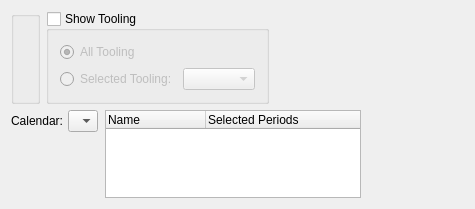
<?xml version="1.0" encoding="UTF-8"?>
<ui version="4.0">
 <comment>This file is part of the xtmfg Package for xTuple ERP,
and is Copyright (c) 1999-2017 by OpenMFG LLC, d/b/a xTuple.  It
is licensed to you under the xTuple End-User License Agreement (&quot;the
EULA&quot;), the full text of which is available at www.xtuple.com/EULA.
While the EULA gives you access to source code and encourages your
involvement in the development process, this Package is not free
software.  By using this software, you agree to be bound by the
terms of the EULA.</comment>
 <class>dspTimePhasedCapacityByWorkCenter</class>
 <widget class="QWidget" name="dspTimePhasedCapacityByWorkCenter">
  <property name="geometry">
   <rect>
    <x>0</x>
    <y>0</y>
    <width>475</width>
    <height>209</height>
   </rect>
  </property>
  <property name="windowTitle">
   <string>Time Phased Capacity by Work Center</string>
  </property>
  <layout class="QVBoxLayout" name="verticalLayout">
   <item>
    <layout class="QHBoxLayout" name="horizontalLayout">
     <item>
      <widget class="WarehouseGroup" name="_warehouse">
       <property name="title">
        <string/>
       </property>
       <property name="fixedSize">
        <bool>false</bool>
       </property>
      </widget>
     </item>
     <item>
      <widget class="QGroupBox" name="_toolingGroup">
       <property name="title">
        <string>Show Tooling</string>
       </property>
       <property name="checkable">
        <bool>true</bool>
       </property>
       <property name="checked">
        <bool>false</bool>
       </property>
       <layout class="QGridLayout" name="gridLayout_4">
        <item row="0" column="0" colspan="2">
         <widget class="QRadioButton" name="_allTooling">
          <property name="text">
           <string>All Tooling</string>
          </property>
          <property name="checked">
           <bool>true</bool>
          </property>
         </widget>
        </item>
        <item row="1" column="0">
         <widget class="QRadioButton" name="_selectedTooling">
          <property name="text">
           <string>Selected Tooling:</string>
          </property>
          <property name="checked">
           <bool>false</bool>
          </property>
         </widget>
        </item>
        <item row="1" column="1">
         <layout class="QHBoxLayout" name="horizontalLayout_2">
          <item>
           <widget class="XComboBox" name="_tooling">
            <property name="enabled">
             <bool>false</bool>
            </property>
            <property name="sizePolicy">
             <sizepolicy hsizetype="Expanding" vsizetype="Fixed">
              <horstretch>0</horstretch>
              <verstretch>0</verstretch>
             </sizepolicy>
            </property>
            <property name="maximumSize">
             <size>
              <width>300</width>
              <height>16777215</height>
             </size>
            </property>
            <property name="type">
             <enum>XComboBox::Adhoc</enum>
            </property>
           </widget>
          </item>
          <item>
           <spacer name="horizontalSpacer_3">
            <property name="orientation">
             <enum>Qt::Horizontal</enum>
            </property>
            <property name="sizeHint" stdset="0">
             <size>
              <width>0</width>
              <height>20</height>
             </size>
            </property>
           </spacer>
          </item>
         </layout>
        </item>
       </layout>
      </widget>
     </item>
     <item>
      <spacer>
       <property name="orientation">
        <enum>Qt::Horizontal</enum>
       </property>
       <property name="sizeType">
        <enum>QSizePolicy::Expanding</enum>
       </property>
       <property name="sizeHint" stdset="0">
        <size>
         <width>0</width>
         <height>20</height>
        </size>
       </property>
      </spacer>
     </item>
    </layout>
   </item>
   <item>
    <layout class="QHBoxLayout">
     <property name="spacing">
      <number>7</number>
     </property>
     <item>
      <layout class="QVBoxLayout">
       <property name="spacing">
        <number>0</number>
       </property>
       <item>
        <layout class="QHBoxLayout">
         <property name="spacing">
          <number>5</number>
         </property>
         <item>
          <widget class="QLabel" name="_calendarLit">
           <property name="text">
            <string>Calendar:</string>
           </property>
           <property name="alignment">
            <set>Qt::AlignRight|Qt::AlignTrailing|Qt::AlignVCenter</set>
           </property>
          </widget>
         </item>
         <item>
          <widget class="CalendarComboBox" name="_calendar">
           <item>
            <property name="text">
             <string/>
            </property>
           </item>
          </widget>
         </item>
        </layout>
       </item>
       <item>
        <spacer>
         <property name="orientation">
          <enum>Qt::Vertical</enum>
         </property>
         <property name="sizeHint" stdset="0">
          <size>
           <width>20</width>
           <height>20</height>
          </size>
         </property>
        </spacer>
       </item>
      </layout>
     </item>
     <item>
      <widget class="PeriodsListView" name="_periods">
       <property name="sizePolicy">
        <sizepolicy hsizetype="Expanding" vsizetype="Preferred">
         <horstretch>0</horstretch>
         <verstretch>0</verstretch>
        </sizepolicy>
       </property>
       <property name="maximumSize">
        <size>
         <width>32767</width>
         <height>120</height>
        </size>
       </property>
       <column>
        <property name="text">
         <string>Name</string>
        </property>
       </column>
       <column>
        <property name="text">
         <string>Selected Periods</string>
        </property>
       </column>
      </widget>
     </item>
     <item>
      <spacer name="horizontalSpacer">
       <property name="orientation">
        <enum>Qt::Horizontal</enum>
       </property>
       <property name="sizeHint" stdset="0">
        <size>
         <width>0</width>
         <height>20</height>
        </size>
       </property>
      </spacer>
     </item>
    </layout>
   </item>
  </layout>
 </widget>
 <layoutdefault spacing="6" margin="11"/>
 <pixmapfunction>qPixmapFromMimeSource</pixmapfunction>
 <customwidgets>
  <customwidget>
   <class>CalendarComboBox</class>
   <extends>XComboBox</extends>
   <header>calendarTools.h</header>
  </customwidget>
  <customwidget>
   <class>PeriodsListView</class>
   <extends>XTreeWidget</extends>
   <header>calendarTools.h</header>
  </customwidget>
  <customwidget>
   <class>WarehouseGroup</class>
   <extends>QGroupBox</extends>
   <header>warehousegroup.h</header>
  </customwidget>
  <customwidget>
   <class>XComboBox</class>
   <extends>QComboBox</extends>
   <header>xcombobox.h</header>
  </customwidget>
  <customwidget>
   <class>XTreeWidget</class>
   <extends>QTreeWidget</extends>
   <header>xtreewidget.h</header>
   <container>1</container>
  </customwidget>
 </customwidgets>
 <tabstops>
  <tabstop>_warehouse</tabstop>
  <tabstop>_calendar</tabstop>
  <tabstop>_periods</tabstop>
 </tabstops>
 <resources/>
 <connections>
  <connection>
   <sender>_calendar</sender>
   <signal>newCalendarId(int)</signal>
   <receiver>_periods</receiver>
   <slot>populate(int)</slot>
   <hints>
    <hint type="sourcelabel">
     <x>20</x>
     <y>20</y>
    </hint>
    <hint type="destinationlabel">
     <x>20</x>
     <y>20</y>
    </hint>
   </hints>
  </connection>
  <connection>
   <sender>_calendar</sender>
   <signal>select(ParameterList&amp;)</signal>
   <receiver>_periods</receiver>
   <slot>load(ParameterList&amp;)</slot>
   <hints>
    <hint type="sourcelabel">
     <x>20</x>
     <y>20</y>
    </hint>
    <hint type="destinationlabel">
     <x>20</x>
     <y>20</y>
    </hint>
   </hints>
  </connection>
  <connection>
   <sender>_selectedTooling</sender>
   <signal>toggled(bool)</signal>
   <receiver>_tooling</receiver>
   <slot>setEnabled(bool)</slot>
   <hints>
    <hint type="sourcelabel">
     <x>94</x>
     <y>196</y>
    </hint>
    <hint type="destinationlabel">
     <x>263</x>
     <y>195</y>
    </hint>
   </hints>
  </connection>
 </connections>
</ui>
